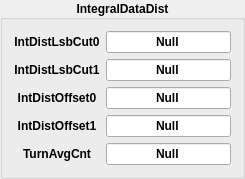
           <widget class="QGroupBox" name="groupBox_IntegralDataDist">
            <property name="font">
             <font>
              <weight>75</weight>
              <bold>true</bold>
             </font>
            </property>
            <property name="title">
             <string>IntegralDataDist</string>
            </property>
            <property name="alignment">
             <set>Qt::AlignCenter</set>
            </property>
            <layout class="QGridLayout" name="gridLayout_6">
             <item row="1" column="0">
              <widget class="QLabel" name="label_IntegralDataDist_IntDistLsbCut1">
               <property name="text">
                <string>IntDistLsbCut1</string>
               </property>
               <property name="alignment">
                <set>Qt::AlignCenter</set>
               </property>
              </widget>
             </item>
             <item row="3" column="0">
              <widget class="QLabel" name="label_IntegralDataDist_IntDistOffset1">
               <property name="text">
                <string>IntDistOffset1</string>
               </property>
               <property name="alignment">
                <set>Qt::AlignCenter</set>
               </property>
              </widget>
             </item>
             <item row="0" column="0">
              <widget class="QLabel" name="label_IntegralDataDist_IntDistLsbCut0">
               <property name="text">
                <string>IntDistLsbCut0</string>
               </property>
               <property name="alignment">
                <set>Qt::AlignCenter</set>
               </property>
              </widget>
             </item>
             <item row="2" column="0">
              <widget class="QLabel" name="label_IntegralDataDist_IntDistOffset0">
               <property name="text">
                <string>IntDistOffset0</string>
               </property>
               <property name="alignment">
                <set>Qt::AlignCenter</set>
               </property>
              </widget>
             </item>
             <item row="4" column="0">
              <widget class="QLabel" name="label_IntegralDataDist_TurnAvgCnt">
               <property name="text">
                <string>TurnAvgCnt</string>
               </property>
               <property name="alignment">
                <set>Qt::AlignCenter</set>
               </property>
              </widget>
             </item>
             <item row="1" column="1">
              <widget class="CLineEdit" name="CLineEdit_IntegralDataDist_IntDistLsbCut1">
               <property name="sizePolicy">
                <sizepolicy hsizetype="Preferred" vsizetype="Fixed">
                 <horstretch>0</horstretch>
                 <verstretch>0</verstretch>
                </sizepolicy>
               </property>
               <property name="text">
                <string>Null</string>
               </property>
               <property name="alignment">
                <set>Qt::AlignCenter</set>
               </property>
              </widget>
             </item>
             <item row="0" column="1">
              <widget class="CLineEdit" name="CLineEdit_IntegralDataDist_IntDistLsbCut0">
               <property name="sizePolicy">
                <sizepolicy hsizetype="Preferred" vsizetype="Fixed">
                 <horstretch>0</horstretch>
                 <verstretch>0</verstretch>
                </sizepolicy>
               </property>
               <property name="text">
                <string>Null</string>
               </property>
               <property name="alignment">
                <set>Qt::AlignCenter</set>
               </property>
              </widget>
             </item>
             <item row="2" column="1">
              <widget class="CLineEdit" name="CLineEdit_IntegralDataDist_IntDistOffset0">
               <property name="sizePolicy">
                <sizepolicy hsizetype="Preferred" vsizetype="Fixed">
                 <horstretch>0</horstretch>
                 <verstretch>0</verstretch>
                </sizepolicy>
               </property>
               <property name="text">
                <string>Null</string>
               </property>
               <property name="alignment">
                <set>Qt::AlignCenter</set>
               </property>
              </widget>
             </item>
             <item row="3" column="1">
              <widget class="CLineEdit" name="CLineEdit_IntegralDataDist_IntDistOffset1">
               <property name="sizePolicy">
                <sizepolicy hsizetype="Preferred" vsizetype="Fixed">
                 <horstretch>0</horstretch>
                 <verstretch>0</verstretch>
                </sizepolicy>
               </property>
               <property name="text">
                <string>Null</string>
               </property>
               <property name="alignment">
                <set>Qt::AlignCenter</set>
               </property>
              </widget>
             </item>
             <item row="4" column="1">
              <widget class="CLineEdit" name="CLineEdit_IntegralDataDist_TurnAvgCnt">
               <property name="sizePolicy">
                <sizepolicy hsizetype="Preferred" vsizetype="Fixed">
                 <horstretch>0</horstretch>
                 <verstretch>0</verstretch>
                </sizepolicy>
               </property>
               <property name="text">
                <string>Null</string>
               </property>
               <property name="alignment">
                <set>Qt::AlignCenter</set>
               </property>
              </widget>
             </item>
            </layout>
           </widget>
